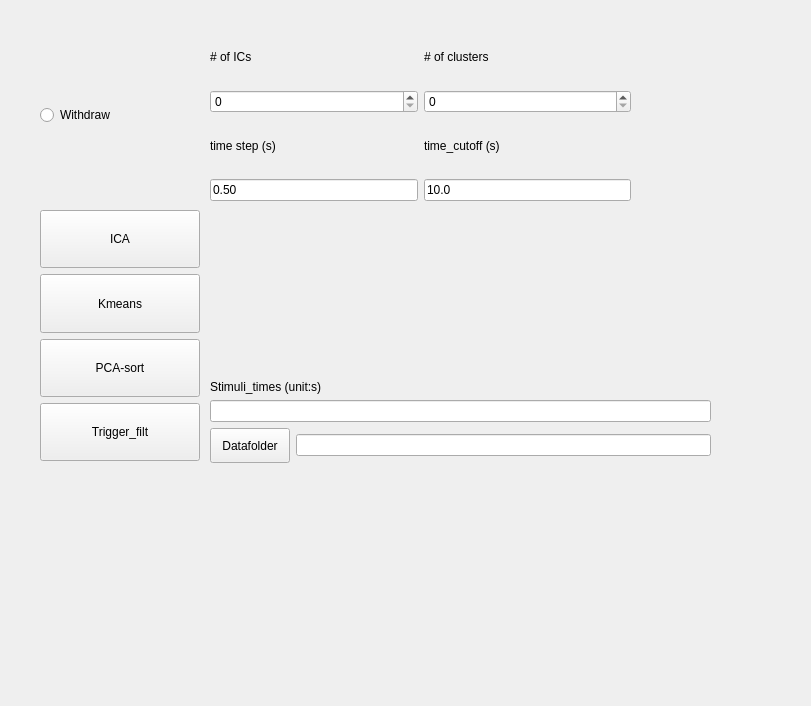
<?xml version="1.0" encoding="UTF-8"?>
<ui version="4.0">
 <class>Form</class>
 <widget class="QWidget" name="Form">
  <property name="geometry">
   <rect>
    <x>0</x>
    <y>0</y>
    <width>811</width>
    <height>706</height>
   </rect>
  </property>
  <property name="windowTitle">
   <string>Form</string>
  </property>
  <widget class="QWidget" name="verticalLayoutWidget">
   <property name="geometry">
    <rect>
     <x>40</x>
     <y>30</y>
     <width>160</width>
     <height>171</height>
    </rect>
   </property>
   <layout class="QVBoxLayout" name="verticalLayout">
    <item>
     <widget class="QRadioButton" name="radioButton_withdraw">
      <property name="text">
       <string>Withdraw</string>
      </property>
     </widget>
    </item>
   </layout>
  </widget>
  <widget class="QWidget" name="gridLayoutWidget">
   <property name="geometry">
    <rect>
     <x>210</x>
     <y>30</y>
     <width>421</width>
     <height>171</height>
    </rect>
   </property>
   <layout class="QGridLayout" name="gridLayout">
    <item row="3" column="0">
     <widget class="QLabel" name="label_tsteps">
      <property name="text">
       <string>time step (s)</string>
      </property>
     </widget>
    </item>
    <item row="1" column="0">
     <widget class="QLabel" name="label_nICs">
      <property name="sizePolicy">
       <sizepolicy hsizetype="Preferred" vsizetype="Minimum">
        <horstretch>0</horstretch>
        <verstretch>0</verstretch>
       </sizepolicy>
      </property>
      <property name="text">
       <string># of ICs</string>
      </property>
     </widget>
    </item>
    <item row="1" column="1">
     <widget class="QLabel" name="labe_nclus">
      <property name="sizePolicy">
       <sizepolicy hsizetype="Preferred" vsizetype="Minimum">
        <horstretch>0</horstretch>
        <verstretch>0</verstretch>
       </sizepolicy>
      </property>
      <property name="text">
       <string># of clusters</string>
      </property>
     </widget>
    </item>
    <item row="2" column="0">
     <widget class="QSpinBox" name="spinBox_nICs"/>
    </item>
    <item row="3" column="1">
     <widget class="QLabel" name="label_tcut">
      <property name="text">
       <string>time_cutoff (s)</string>
      </property>
     </widget>
    </item>
    <item row="4" column="1">
     <widget class="QLineEdit" name="lineEdit_tcut">
      <property name="text">
       <string>10.0</string>
      </property>
     </widget>
    </item>
    <item row="2" column="1">
     <widget class="QSpinBox" name="spinBox_nclus"/>
    </item>
    <item row="4" column="0">
     <widget class="QLineEdit" name="lineEdit_tstep">
      <property name="text">
       <string>0.50</string>
      </property>
     </widget>
    </item>
   </layout>
  </widget>
  <widget class="QWidget" name="verticalLayoutWidget_2">
   <property name="geometry">
    <rect>
     <x>40</x>
     <y>210</y>
     <width>160</width>
     <height>251</height>
    </rect>
   </property>
   <layout class="QVBoxLayout" name="verticalLayout_2">
    <item>
     <widget class="QPushButton" name="pushButton_ica">
      <property name="sizePolicy">
       <sizepolicy hsizetype="Minimum" vsizetype="Expanding">
        <horstretch>0</horstretch>
        <verstretch>0</verstretch>
       </sizepolicy>
      </property>
      <property name="text">
       <string>ICA</string>
      </property>
     </widget>
    </item>
    <item>
     <widget class="QPushButton" name="pushButton_kmeans">
      <property name="sizePolicy">
       <sizepolicy hsizetype="Minimum" vsizetype="Expanding">
        <horstretch>0</horstretch>
        <verstretch>0</verstretch>
       </sizepolicy>
      </property>
      <property name="text">
       <string>Kmeans</string>
      </property>
     </widget>
    </item>
    <item>
     <widget class="QPushButton" name="pushButton_pcas">
      <property name="sizePolicy">
       <sizepolicy hsizetype="Minimum" vsizetype="Expanding">
        <horstretch>0</horstretch>
        <verstretch>0</verstretch>
       </sizepolicy>
      </property>
      <property name="text">
       <string>PCA-sort</string>
      </property>
     </widget>
    </item>
    <item>
     <widget class="QPushButton" name="pushButton_trigger">
      <property name="sizePolicy">
       <sizepolicy hsizetype="Minimum" vsizetype="Expanding">
        <horstretch>0</horstretch>
        <verstretch>0</verstretch>
       </sizepolicy>
      </property>
      <property name="text">
       <string>Trigger_filt</string>
      </property>
     </widget>
    </item>
   </layout>
  </widget>
  <widget class="QWidget" name="verticalLayoutWidget_3">
   <property name="geometry">
    <rect>
     <x>210</x>
     <y>380</y>
     <width>501</width>
     <height>83</height>
    </rect>
   </property>
   <layout class="QVBoxLayout" name="verticalLayout_3">
    <item>
     <widget class="QLabel" name="label_tstims">
      <property name="text">
       <string>Stimuli_times (unit:s)</string>
      </property>
     </widget>
    </item>
    <item>
     <widget class="QLineEdit" name="lineEdit_stims"/>
    </item>
    <item>
     <layout class="QHBoxLayout" name="horizontalLayout">
      <item>
       <widget class="QPushButton" name="pushButton_datafolder">
        <property name="sizePolicy">
         <sizepolicy hsizetype="Minimum" vsizetype="Expanding">
          <horstretch>0</horstretch>
          <verstretch>0</verstretch>
         </sizepolicy>
        </property>
        <property name="text">
         <string>Datafolder</string>
        </property>
       </widget>
      </item>
      <item>
       <widget class="QLineEdit" name="lineEdit_protocol"/>
      </item>
     </layout>
    </item>
   </layout>
  </widget>
 </widget>
 <resources/>
 <connections/>
</ui>
